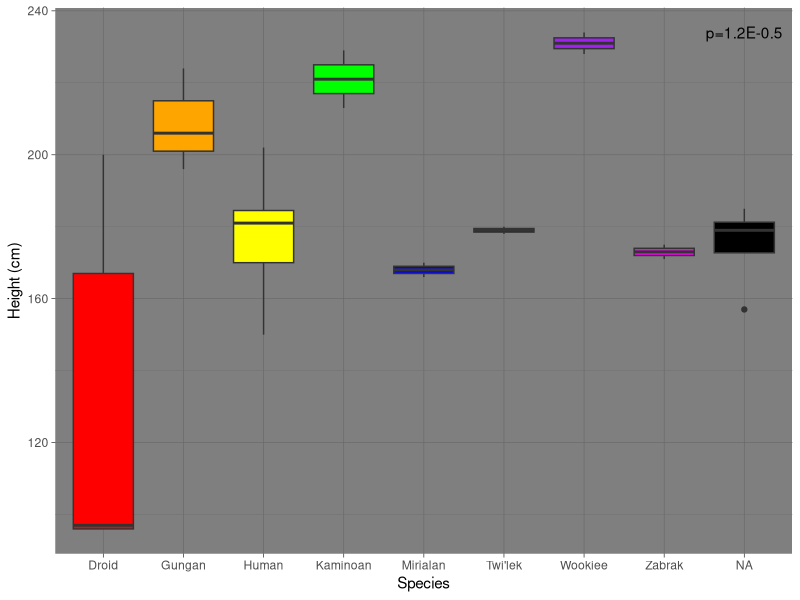
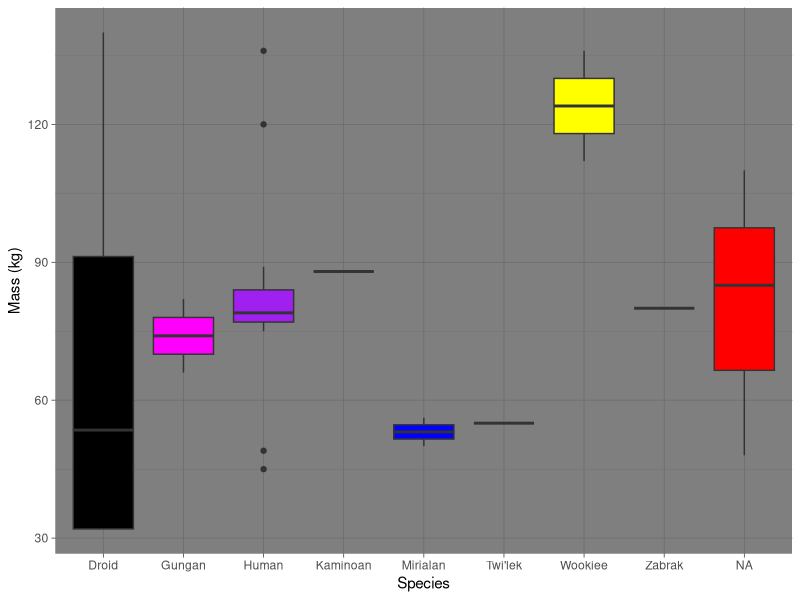
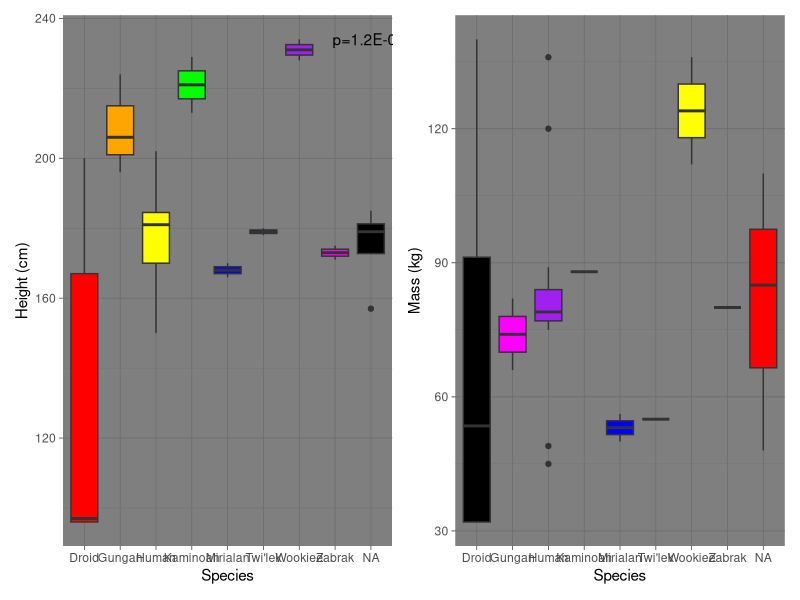

These charts were generated, in order, by the following R code:
## ---- chunk 1
library(dplyr)
data(starwars)
# View(starwars)
library(patchwork)

speciesNum <- starwars %>%
  count(species) %>%
  filter(n > 1)

starwars1 <- filter(starwars, species %in% speciesNum$species) %>%
  select(-(films:starships))
  
glimpse(starwars)

starwars1

## ---- chunk 2
starwars2 <- starwars1[complete.cases(starwars1[,2]),] %>%
  group_by(species)

starwarsSummary <- summarize(starwars2, meanHeight = mean(height), medianHeight=median(height), sdHeight=sd(height))

starwarsSummary
## ---- chunk 3
library(ggplot2)
library(ggthemes)

# heightPlot <- qplot(x=starwars2$species, y=starwars2$height, geom="boxplot", fill="green")

heightPlot <- ggplot(data=starwars2) +
  aes(x=species, y=height) +
  geom_boxplot(fill=c("red", "orange", "yellow", "green", "blue", "darkblue", "purple", "magenta", "black")) +
  xlab("Species") +
  ylab("Height (cm)") +
  theme_dark() +
  annotate("text", x=9, y=max(starwars2$height), label="p=1.2E-0.5")

heightPlot

# It looks like most of the means match up to my summary values, but "droids" are very far off


## ---- chunk 4
plot2 <- ggplot(data=starwars2) +
  aes(x=species, y=mass) +
  geom_boxplot(fill=rev(c("red", "orange", "yellow", "green", "blue", "darkblue", "purple", "magenta", "black"))) +
  xlab("Species") +
  ylab("Mass (kg)") +
  theme_dark()

plot2
## ---- chunk 5
heightPlot + plot2
